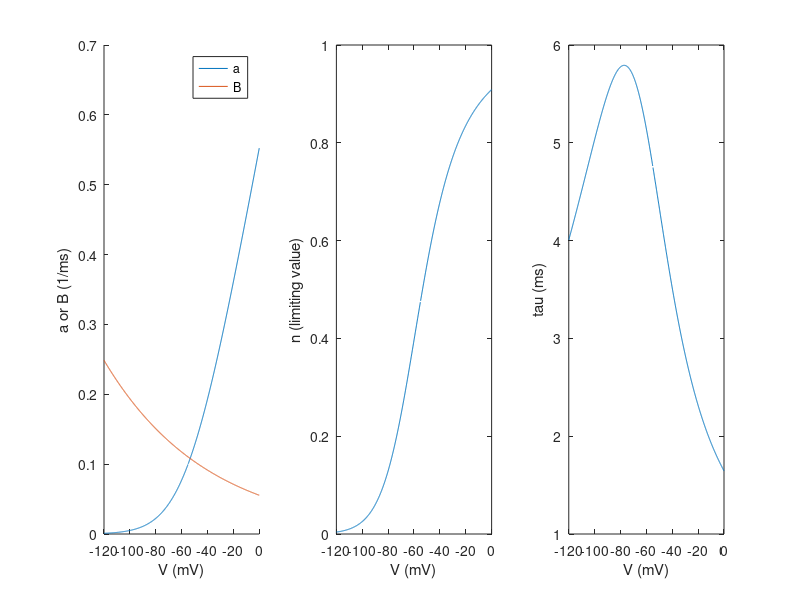
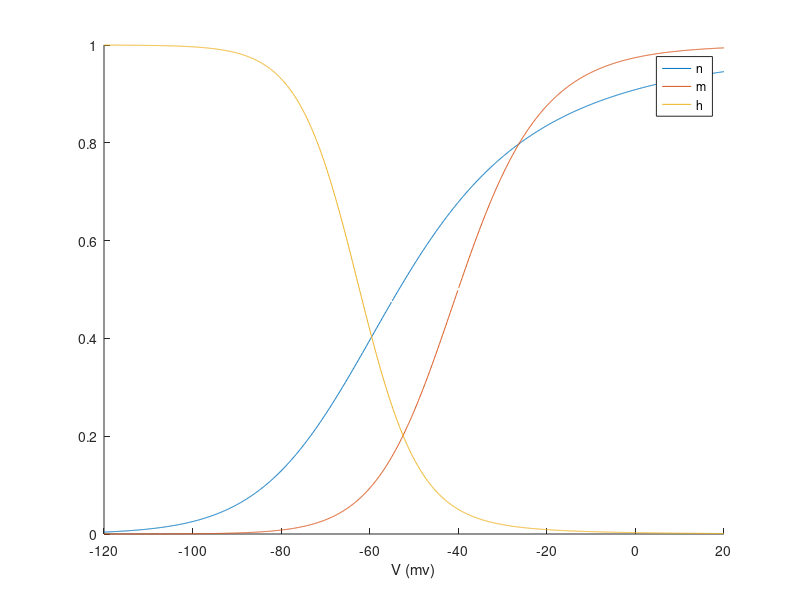
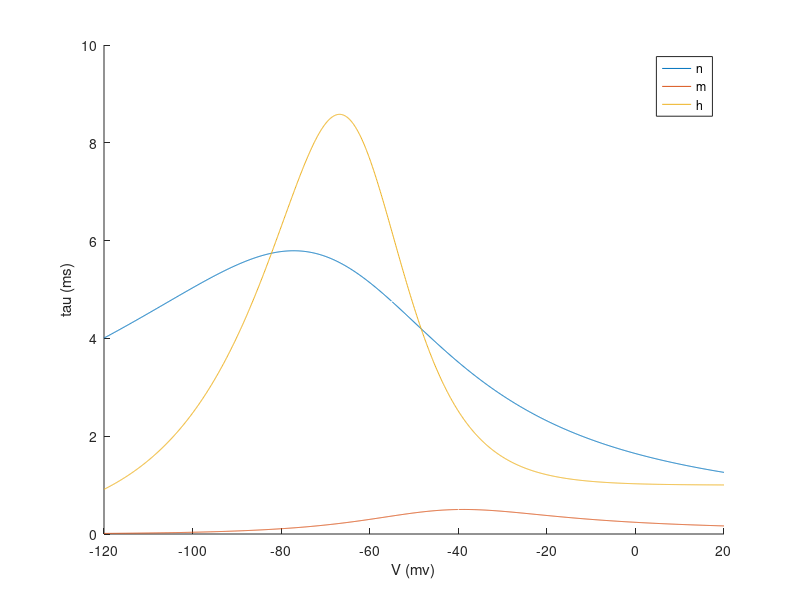

The MATLAB script that drew these images, in order:
%%
% graphing the voltage-dependent functions a, B, n, tau for gating variable n
% using the steady state activation rate, opening/closing rate, and time constant function equations from HH

V = -120:0.1:0;
a_n = zeros(1, length(V));
B_n = zeros(1, length(V));
tau_n = zeros(1, length(V));
n_inf = zeros(1, length(V));

for i = 1:length(V)
    a_n(i) = (0.01*(V(i)+55))/(1-exp(-0.1*(V(i)+55)));
    B_n(i) = 0.125*exp(-0.0125*(V(i)+65));
    
    tau_n(i) = 1/(a_n(i)+B_n(i));
    n_inf(i) = tau_n(i)*a_n(i);
end

figure();
subplot(1, 3, 1)
hold on
plot(V, a_n)
plot(V, B_n)
hold off
xlabel("V (mV)")
ylabel("a or B (1/ms)")
legend({'a', 'B'})

subplot(1, 3, 2)
plot(V, n_inf)
xlabel("V (mV)")
ylabel("n (limiting value)")

subplot(1, 3, 3)
plot(V, tau_n)
xlabel("V (mV)")
ylabel("tau (ms)")

%%
% graphing the voltage-dependent functions n, m, h and voltage-dependent time constants tau_n, tau_m, tau_h
% using the rate function equations from HH

V = -120:0.1:20;

n_inf = zeros(1, length(V));
a_n = zeros(1, length(V));
tau_n = zeros(1, length(V));
B_n = zeros(1, length(V));

m_inf = zeros(1, length(V));
a_m = zeros(1, length(V));
tau_m = zeros(1, length(V));
B_m = zeros(1, length(V));

h_inf = zeros(1, length(V));
a_h = zeros(1, length(V));
tau_h = zeros(1, length(V));
B_h = zeros(1, length(V));

for i = 1:length(V)
    a_n(i) = (0.01*(V(i)+55))/(1-exp(-0.1*(V(i)+55)));
    B_n(i) = 0.125*exp(-0.0125*(V(i)+65));
    tau_n(i) = 1/(a_n(i)+B_n(i));
    n_inf(i) = tau_n(i)*a_n(i);
    
    a_m(i) = (0.1*(V(i)+40))/(1-exp(-0.1*(V(i)+40)));
    B_m(i) = 4*exp(-0.0556*(V(i)+65));
    tau_m(i) = 1/(a_m(i)+B_m(i));
    m_inf(i) = tau_m(i)*a_m(i);
    
    a_h(i) = 0.07*exp(-0.05*(V(i)+65));
    B_h(i) = 1/(1+exp(-0.1*(V(i)+35)));
    tau_h(i) = 1/(a_h(i)+B_h(i));
    h_inf(i) = tau_h(i)*a_h(i);
end

figure();
hold on
plot(V, n_inf)
plot(V, m_inf)
plot(V, h_inf)
hold off
xlabel("V (mv)")
legend({'n', 'm', 'h'})

figure();
hold on
plot(V, tau_n)
plot(V, tau_m)
plot(V, tau_h)
hold off
xlabel("V (mv)")
ylabel("tau (ms)")
legend({'n', 'm', 'h'})
